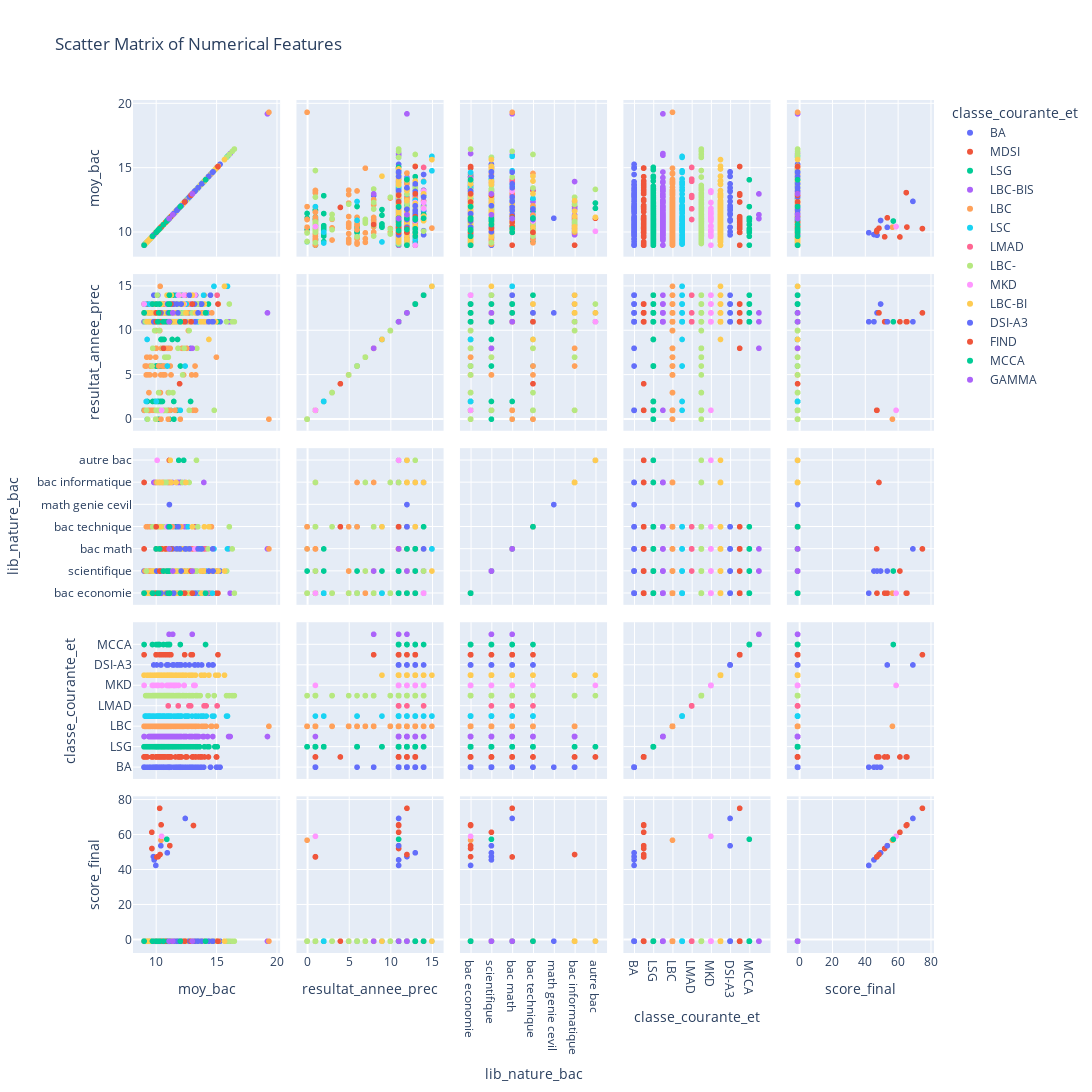

Notebook code cell kept with this figure:
### Code cell
fig = px.scatter_matrix(
    df_copy,
    dimensions=['moy_bac','resultat_annee_prec','lib_nature_bac','classe_courante_et','score_final'],
    color='classe_courante_et',
    title='Scatter Matrix of Numerical Features',
    width=1200,
    height=1200
)


fig.show()

### Figure 1 — Plotly figure (JSON) as saved in the notebook; plotly's stock layout.template omitted (floating-point values rounded to 4 significant figures; data arrays with more than 128 entries replaced by an {"elided": "..."} marker saying what was removed)
{"data": [{"dimensions": [{"axis": {"matches": true}, "label": "moy_bac", "values": {"elided": "210 float values"}}, {"axis": {"matches": true}, "label": "resultat_annee_prec", "values": {"elided": "210 int values"}}, {"axis": {"matches": true}, "label": "lib_nature_bac", "values": {"elided": "210 str values"}}, {"axis": {"matches": true}, "label": "classe_courante_et", "values": {"elided": "210 str values"}}, {"axis": {"matches": true}, "label": "score_final", "values": {"elided": "210 float values"}}], "hovertemplate": "classe_courante_et=BA<br>%{xaxis.title.text}=%{x}<br>%{yaxis.title.text}=%{y}<extra></extra>", "legendgroup": "BA", "marker": {"color": "#636efa", "symbol": "circle"}, "name": "BA", "showlegend": true, "type": "splom"}, {"dimensions": [{"axis": {"matches": true}, "label": "moy_bac", "values": {"elided": "136 float values"}}, {"axis": {"matches": true}, "label": "resultat_annee_prec", "values": {"elided": "136 int values"}}, {"axis": {"matches": true}, "label": "lib_nature_bac", "values": {"elided": "136 str values"}}, {"axis": {"matches": true}, "label": "classe_courante_et", "values": {"elided": "136 str values"}}, {"axis": {"matches": true}, "label": "score_final", "values": {"elided": "136 float values"}}], "hovertemplate": "classe_courante_et=MDSI<br>%{xaxis.title.text}=%{x}<br>%{yaxis.title.text}=%{y}<extra></extra>", "legendgroup": "MDSI", "marker": {"color": "#EF553B", "symbol": "circle"}, "name": "MDSI", "showlegend": true, "type": "splom"}, {"dimensions": [{"axis": {"matches": true}, "label": "moy_bac", "values": {"elided": "329 float values"}}, {"axis": {"matches": true}, "label": "resultat_annee_prec", "values": {"elided": "329 int values"}}, {"axis": {"matches": true}, "label": "lib_nature_bac", "values": {"elided": "329 str values"}}, {"axis": {"matches": true}, "label": "classe_courante_et", "values": {"elided": "329 str values"}}, {"axis": {"matches": true}, "label": "score_final", "values": {"elided": "329 int values"}}], "hovertemplate": "classe_courante_et=LSG<br>%{xaxis.title.text}=%{x}<br>%{yaxis.title.text}=%{y}<extra></extra>", "legendgroup": "LSG", "marker": {"color": "#00cc96", "symbol": "circle"}, "name": "LSG", "showlegend": true, "type": "splom"}, {"dimensions": [{"axis": {"matches": true}, "label": "moy_bac", "values": {"elided": "182 float values"}}, {"axis": {"matches": true}, "label": "resultat_annee_prec", "values": {"elided": "182 int values"}}, {"axis": {"matches": true}, "label": "lib_nature_bac", "values": {"elided": "182 str values"}}, {"axis": {"matches": true}, "label": "classe_courante_et", "values": {"elided": "182 str values"}}, {"axis": {"matches": true}, "label": "score_final", "values": {"elided": "182 int values"}}], "hovertemplate": "classe_courante_et=LBC-BIS<br>%{xaxis.title.text}=%{x}<br>%{yaxis.title.text}=%{y}<extra></extra>", "legendgroup": "LBC-BIS", "marker": {"color": "#ab63fa", "symbol": "circle"}, "name": "LBC-BIS", "showlegend": true, "type": "splom"}, {"dimensions": [{"axis": {"matches": true}, "label": "moy_bac", "values": {"elided": "302 float values"}}, {"axis": {"matches": true}, "label": "resultat_annee_prec", "values": {"elided": "302 int values"}}, {"axis": {"matches": true}, "label": "lib_nature_bac", "values": {"elided": "302 str values"}}, {"axis": {"matches": true}, "label": "classe_courante_et", "values": {"elided": "302 str values"}}, {"axis": {"matches": true}, "label": "score_final", "values": {"elided": "302 float values"}}], "hovertemplate": "classe_courante_et=LBC<br>%{xaxis.title.text}=%{x}<br>%{yaxis.title.text}=%{y}<extra></extra>", "legendgroup": "LBC", "marker": {"color": "#FFA15A", "symbol": "circle"}, "name": "LBC", "showlegend": true, "type": "splom"}, {"dimensions": [{"axis": {"matches": true}, "label": "moy_bac", "values": [11.83, 13.91, 13.31, 13.7, 10.16, 11.05, 9.09, 10.16, 10.86, 9.36, 11.01, 10.61, 9.25, 9.72, 10.66, 9.33, 15.83, 12.49, 11.14, 12.66, 12.01, 11.7, 12, 10.25, 11.79, 11.86, 10.28, 14.79, 10.27, 11.74, 9.84, 11.26, 10.01, 10.69, 14.66, 9.13, 11.02, 11.83, 10.52, 12.55, 9.16, 10.15, 9.52, 10.3, 10, 9.61, 11.46, 10.4, 9.44, 12.05, 11.57, 10.93, 13.75, 10.4, 10.84, 10.99, 10.12, 9.17, 10.08, 9.09, 10.32, 10.07, 12.97, 10.55, 10.17, 10.32, 10.15, 11.22, 15.91, 9.46, 9.09, 12.1, 13.93, 10.23, 13.49, 10.97, 10.69, 10.55, 9.41, 12.4, 10.2, 13.83, 9.75, 12.08, 12.4, 11.93, 11.12, 12.64, 14.15, 13.25, 10.3, 12.57]}, {"axis": {"matches": true}, "label": "resultat_annee_prec", "values": [11, 11, 11, 11, 13, 11, 11, 11, 11, 11, 11, 11, 9, 11, 11, 11, 11, 13, 11, 11, 11, 11, 1, 11, 14, 13, 12, 15, 11, 11, 11, 11, 2, 11, 11, 11, 13, 11, 12, 11, 11, 11, 11, 11, 11, 13, 11, 11, 11, 11, 11, 6, 11, 13, 11, 11, 12, 2, 11, 13, 11, 11, 12, 11, 11, 11, 13, 11, 15, 11, 11, 12, 14, 11, 11, 11, 12, 11, 13, 13, 11, 13, 11, 12, 6, 11, 11, 11, 12, 13, 11, 11]}, {"axis": {"matches": true}, "label": "lib_nature_bac", "values": ["bac technique", "bac economie", "scientifique", "bac math", "bac math", "bac economie", "bac economie", "bac economie", "bac math", "bac economie", "bac economie", "bac economie", "bac economie", "bac economie", "bac economie", "bac economie", "scientifique", "bac math", "scientifique", "bac economie", "bac economie", "bac economie", "bac economie", "bac economie", "scientifique", "bac economie", "bac technique", "bac math", "bac economie", "bac economie", "bac economie", "scientifique", "bac economie", "bac economie", "bac economie", "bac economie", "bac math", "scientifique", "scientifique", "scientifique", "bac economie", "bac economie", "bac economie", "bac economie", "bac economie", "bac economie", "scientifique", "scientifique", "bac economie", "scientifique", "bac economie", "bac economie", "bac economie", "bac technique", "bac economie", "scientifique", "bac economie", "bac economie", "bac economie", "bac economie", "bac economie", "scientifique", "bac economie", "bac economie", "bac technique", "scientifique", "scientifique", "bac economie", "bac math", "bac economie", "bac economie", "bac economie", "bac economie", "scientifique", "bac economie", "scientifique", "scientifique", "bac economie", "bac economie", "bac economie", "scientifique", "bac economie", "bac economie", "bac economie", "bac economie", "scientifique", "bac technique", "bac technique", "scientifique", "bac economie", "bac economie", "scientifique"]}, {"axis": {"matches": true}, "label": "classe_courante_et", "values": ["LSC", "LSC", "LSC", "LSC", "LSC", "LSC", "LSC", "LSC", "LSC", "LSC", "LSC", "LSC", "LSC", "LSC", "LSC", "LSC", "LSC", "LSC", "LSC", "LSC", "LSC", "LSC", "LSC", "LSC", "LSC", "LSC", "LSC", "LSC", "LSC", "LSC", "LSC", "LSC", "LSC", "LSC", "LSC", "LSC", "LSC", "LSC", "LSC", "LSC", "LSC", "LSC", "LSC", "LSC", "LSC", "LSC", "LSC", "LSC", "LSC", "LSC", "LSC", "LSC", "LSC", "LSC", "LSC", "LSC", "LSC", "LSC", "LSC", "LSC", "LSC", "LSC", "LSC", "LSC", "LSC", "LSC", "LSC", "LSC", "LSC", "LSC", "LSC", "LSC", "LSC", "LSC", "LSC", "LSC", "LSC", "LSC", "LSC", "LSC", "LSC", "LSC", "LSC", "LSC", "LSC", "LSC", "LSC", "LSC", "LSC", "LSC", "LSC", "LSC"]}, {"axis": {"matches": true}, "label": "score_final", "values": [-1, -1, -1, -1, -1, -1, -1, -1, -1, -1, -1, -1, -1, -1, -1, -1, -1, -1, -1, -1, -1, -1, -1, -1, -1, -1, -1, -1, -1, -1, -1, -1, -1, -1, -1, -1, -1, -1, -1, -1, -1, -1, -1, -1, -1, -1, -1, -1, -1, -1, -1, -1, -1, -1, -1, -1, -1, -1, -1, -1, -1, -1, -1, -1, -1, -1, -1, -1, -1, -1, -1, -1, -1, -1, -1, -1, -1, -1, -1, -1, -1, -1, -1, -1, -1, -1, -1, -1, -1, -1, -1, -1]}], "hovertemplate": "classe_courante_et=LSC<br>%{xaxis.title.text}=%{x}<br>%{yaxis.title.text}=%{y}<extra></extra>", "legendgroup": "LSC", "marker": {"color": "#19d3f3", "symbol": "circle"}, "name": "LSC", "showlegend": true, "type": "splom"}, {"dimensions": [{"axis": {"matches": true}, "label": "moy_bac", "values": [11.83, 15.05, 12.72, 12.86, 14.14, 13.97, 11]}, {"axis": {"matches": true}, "label": "resultat_annee_prec", "values": [12, 14, 11, 11, 11, 11, 11]}, {"axis": {"matches": true}, "label": "lib_nature_bac", "values": ["bac math", "scientifique", "bac math", "bac math", "bac math", "bac math", "bac technique"]}, {"axis": {"matches": true}, "label": "classe_courante_et", "values": ["LMAD", "LMAD", "LMAD", "LMAD", "LMAD", "LMAD", "LMAD"]}, {"axis": {"matches": true}, "label": "score_final", "values": [-1, -1, -1, -1, -1, -1, -1]}], "hovertemplate": "classe_courante_et=LMAD<br>%{xaxis.title.text}=%{x}<br>%{yaxis.title.text}=%{y}<extra></extra>", "legendgroup": "LMAD", "marker": {"color": "#FF6692", "symbol": "circle"}, "name": "LMAD", "showlegend": true, "type": "splom"}, {"dimensions": [{"axis": {"matches": true}, "label": "moy_bac", "values": [11.69, 10, 10.93, 10.41, 10, 15.83, 9.71, 10.12, 9.93, 10.17, 11.01, 10.72, 16.3, 11.06, 10.69, 9.89, 11.7, 11.04, 11.05, 10.92, 12.74, 11.86, 9.98, 10.55, 12.51, 10.38, 9.13, 10.6, 10.68, 11.03, 13.65, 14.81, 9.87, 11.19, 10.03, 13.29, 12.32, 11.97, 9.2, 12.73, 13.37, 10.61, 10.61, 13.29, 11.95, 9.2, 11.9, 10.54, 11.78, 11.21, 9.75, 16.06, 9.76, 10.86, 10.25, 11.76, 12.2, 13.34, 10.84, 10.25, 11.58, 12.47, 9.72, 11.87, 10.37, 9.41, 13.45, 11, 10.19, 11.01, 10.28, 12.19, 9.38, 11.1, 11.39, 9.75, 9.87, 11.12, 11.32, 11.28, 11.26, 10.09, 9.8, 11.07, 10.82, 11.95, 11.65, 13, 10.8, 10.09, 12.26, 10.14, 10.23, 10.92, 9.92, 9.29, 11.12, 14.3, 10.09, 11.81, 10.8, 10.93, 10.01, 9.95, 10.25, 10.2, 10.28, 10.03, 10.84, 12.88, 12.19, 9.65, 11.43, 11.86, 10.4, 11.43, 11.38, 10.43, 12.19, 16.48, 10.71, 10.2, 10.31, 13.05, 10.47, 10.35, 9.51]}, {"axis": {"matches": true}, "label": "resultat_annee_prec", "values": [12, 1, 11, 12, 11, 11, 8, 12, 12, 1, 12, 1, 11, 11, 1, 12, 11, 11, 11, 11, 1, 13, 11, 11, 11, 11, 11, 12, 1, 12, 11, 1, 12, 11, 11, 13, 8, 12, 12, 10, 8, 12, 1, 13, 14, 1, 11, 8, 11, 13, 12, 13, 12, 7, 10, 12, 11, 13, 12, 11, 12, 12, 11, 11, 11, 11, 13, 11, 11, 7, 11, 11, 12, 11, 3, 11, 10, 11, 11, 11, 11, 11, 11, 3, 11, 13, 11, 12, 1, 11, 12, 11, 11, 14, 11, 0, 13, 11, 14, 8, 1, 11, 1, 0, 13, 12, 11, 11, 11, 11, 11, 6, 11, 11, 12, 11, 11, 12, 5, 11, 7, 3, 1, 11, 11, 11, 11]}, {"axis": {"matches": true}, "label": "lib_nature_bac", "values": ["bac math", "bac technique", "bac economie", "bac economie", "bac economie", "scientifique", "bac technique", "bac informatique", "bac economie", "bac technique", "bac economie", "bac economie", "bac math", "scientifique", "bac economie", "bac economie", "scientifique", "bac economie", "bac math", "scientifique", "bac economie", "bac economie", "bac economie", "scientifique", "scientifique", "scientifique", "bac economie", "bac economie", "bac economie", "scientifique", "scientifique", "scientifique", "bac economie", "bac economie", "bac economie", "scientifique", "bac economie", "bac math", "scientifique", "bac informatique", "scientifique", "bac technique", "bac economie", "bac economie", "scientifique", "bac economie", "bac math", "bac economie", "bac math", "bac math", "bac economie", "bac technique", "bac economie", "bac informatique", "bac economie", "bac economie", "scientifique", "autre bac", "scientifique", "bac economie", "bac math", "bac economie", "scientifique", "scientifique", "bac economie", "bac economie", "bac technique", "bac math", "bac economie", "scientifique", "scientifique", "bac informatique", "bac economie", "scientifique", "bac economie", "bac economie", "bac economie", "bac math", "bac math", "bac math", "bac economie", "scientifique", "scientifique", "bac economie", "scientifique", "scientifique", "scientifique", "bac economie", "bac informatique", "bac technique", "bac economie", "scientifique", "bac economie", "bac math", "bac economie", "bac economie", "scientifique", "bac math", "bac math", "scientifique", "bac technique", "bac math", "bac economie", "bac economie", "bac math", "scientifique", "bac math", "bac economie", "scientifique", "scientifique", "bac economie", "bac economie", "bac economie", "bac economie", "bac informatique", "bac economie", "scientifique", "bac math", "bac economie", "bac economie", "bac informatique", "bac technique", "bac economie", "scientifique", "bac economie", "bac economie", "bac economie"]}, {"axis": {"matches": true}, "label": "classe_courante_et", "values": ["LBC-", "LBC-", "LBC-", "LBC-", "LBC-", "LBC-", "LBC-", "LBC-", "LBC-", "LBC-", "LBC-", "LBC-", "LBC-", "LBC-", "LBC-", "LBC-", "LBC-", "LBC-", "LBC-", "LBC-", "LBC-", "LBC-", "LBC-", "LBC-", "LBC-", "LBC-", "LBC-", "LBC-", "LBC-", "LBC-", "LBC-", "LBC-", "LBC-", "LBC-", "LBC-", "LBC-", "LBC-", "LBC-", "LBC-", "LBC-", "LBC-", "LBC-", "LBC-", "LBC-", "LBC-", "LBC-", "LBC-", "LBC-", "LBC-", "LBC-", "LBC-", "LBC-", "LBC-", "LBC-", "LBC-", "LBC-", "LBC-", "LBC-", "LBC-", "LBC-", "LBC-", "LBC-", "LBC-", "LBC-", "LBC-", "LBC-", "LBC-", "LBC-", "LBC-", "LBC-", "LBC-", "LBC-", "LBC-", "LBC-", "LBC-", "LBC-", "LBC-", "LBC-", "LBC-", "LBC-", "LBC-", "LBC-", "LBC-", "LBC-", "LBC-", "LBC-", "LBC-", "LBC-", "LBC-", "LBC-", "LBC-", "LBC-", "LBC-", "LBC-", "LBC-", "LBC-", "LBC-", "LBC-", "LBC-", "LBC-", "LBC-", "LBC-", "LBC-", "LBC-", "LBC-", "LBC-", "LBC-", "LBC-", "LBC-", "LBC-", "LBC-", "LBC-", "LBC-", "LBC-", "LBC-", "LBC-", "LBC-", "LBC-", "LBC-", "LBC-", "LBC-", "LBC-", "LBC-", "LBC-", "LBC-", "LBC-", "LBC-"]}, {"axis": {"matches": true}, "label": "score_final", "values": [-1, -1, -1, -1, -1, -1, -1, -1, -1, -1, -1, -1, -1, -1, -1, -1, -1, -1, -1, -1, -1, -1, -1, -1, -1, -1, -1, -1, -1, -1, -1, -1, -1, -1, -1, -1, -1, -1, -1, -1, -1, -1, -1, -1, -1, -1, -1, -1, -1, -1, -1, -1, -1, -1, -1, -1, -1, -1, -1, -1, -1, -1, -1, -1, -1, -1, -1, -1, -1, -1, -1, -1, -1, -1, -1, -1, -1, -1, -1, -1, -1, -1, -1, -1, -1, -1, -1, -1, -1, -1, -1, -1, -1, -1, -1, -1, -1, -1, -1, -1, -1, -1, -1, -1, -1, -1, -1, -1, -1, -1, -1, -1, -1, -1, -1, -1, -1, -1, -1, -1, -1, -1, -1, -1, -1, -1, -1]}], "hovertemplate": "classe_courante_et=LBC-<br>%{xaxis.title.text}=%{x}<br>%{yaxis.title.text}=%{y}<extra></extra>", "legendgroup": "LBC-", "marker": {"color": "#B6E880", "symbol": "circle"}, "name": "LBC-", "showlegend": true, "type": "splom"}, {"dimensions": [{"axis": {"matches": true}, "label": "moy_bac", "values": [11.09, 10.47, 11.46, 11.5, 11.86, 10.45, 11.1, 11.1, 10.17, 12.32, 11.1, 9, 11.66, 10.97, 13.11, 11.85, 9.72, 12.32, 11.1, 10.51, 11.4, 11.1, 11.5, 11.59, 11.1, 11, 13.22, 10.08, 11.1, 10.18, 11.25, 11.1, 9.79, 11, 13.21, 10, 10.88, 9.68, 11.44]}, {"axis": {"matches": true}, "label": "resultat_annee_prec", "values": [11, 13, 11, 13, 14, 1, 12, 11, 11, 13, 11, 13, 12, 11, 11, 14, 11, 14, 11, 11, 13, 11, 12, 11, 11, 11, 11, 11, 11, 11, 13, 12, 12, 11, 14, 11, 13, 13, 12]}, {"axis": {"matches": true}, "label": "lib_nature_bac", "values": ["bac economie", "scientifique", "scientifique", "bac math", "bac economie", "bac economie", "bac economie", "bac economie", "bac math", "bac economie", "bac economie", "bac economie", "bac economie", "bac math", "bac economie", "bac economie", "bac economie", "bac economie", "bac economie", "bac economie", "bac economie", "bac economie", "bac economie", "scientifique", "scientifique", "bac economie", "bac economie", "autre bac", "bac economie", "bac economie", "bac economie", "bac economie", "bac economie", "bac economie", "bac math", "bac economie", "bac technique", "bac economie", "bac economie"]}, {"axis": {"matches": true}, "label": "classe_courante_et", "values": ["MKD", "MKD", "MKD", "MKD", "MKD", "MKD", "MKD", "MKD", "MKD", "MKD", "MKD", "MKD", "MKD", "MKD", "MKD", "MKD", "MKD", "MKD", "MKD", "MKD", "MKD", "MKD", "MKD", "MKD", "MKD", "MKD", "MKD", "MKD", "MKD", "MKD", "MKD", "MKD", "MKD", "MKD", "MKD", "MKD", "MKD", "MKD", "MKD"]}, {"axis": {"matches": true}, "label": "score_final", "values": [-1, -1, -1, -1, -1, 59.05, -1, -1, -1, -1, -1, -1, -1, -1, -1, -1, -1, -1, -1, -1, -1, -1, -1, -1, -1, -1, -1, -1, -1, -1, -1, -1, -1, -1, -1, -1, -1, -1, -1]}], "hovertemplate": "classe_courante_et=MKD<br>%{xaxis.title.text}=%{x}<br>%{yaxis.title.text}=%{y}<extra></extra>", "legendgroup": "MKD", "marker": {"color": "#FF97FF", "symbol": "circle"}, "name": "MKD", "showlegend": true, "type": "splom"}, {"dimensions": [{"axis": {"matches": true}, "label": "moy_bac", "values": [10.48, 12.13, 10.69, 13.73, 10.05, 12.42, 12.24, 9.54, 13.99, 9.72, 10.11, 11.28, 10.65, 11.3, 13.25, 12.74, 10.21, 10.56, 9.52, 11.24, 11.05, 11.57, 10.68, 12.2, 11.95, 11.09, 11.16, 12.75, 15.66, 12.2, 10, 10.91, 10.26, 10.42, 10.96, 11.37, 10.27, 10.92, 13, 11.17, 10.43, 11.63, 12.06, 10.04, 9.42, 10.41, 10.82, 12.89, 11.65, 12.03, 10.21, 15.15, 11.92, 11.12, 12.89, 9.25, 12.45, 10.65, 13, 10.41, 14.93, 14.02, 10.17, 12.9, 10.97, 11, 11.23, 9.31, 11.16, 11.29, 12.86, 9.51, 10.73, 11.1, 9.98, 11.26, 10.59, 11.46, 9.85, 10.43, 11.85, 13.76, 10.1, 10.03, 10.21, 10.27, 11.04, 12.18, 12.17, 14.37, 9.64, 11.64, 10.83, 9.87, 11.82, 10.94, 11.13, 10.63, 10.44, 10.42, 14, 12.32, 10.14, 11.38, 9, 11.65, 12.24, 9, 10.38, 11.7, 12.46, 11.1, 10.9, 11.63, 10.32, 10.94]}, {"axis": {"matches": true}, "label": "resultat_annee_prec", "values": [13, 11, 12, 11, 11, 11, 11, 11, 13, 11, 12, 11, 11, 11, 12, 11, 11, 11, 12, 12, 11, 11, 11, 11, 11, 11, 11, 11, 15, 11, 13, 11, 12, 13, 11, 11, 11, 11, 14, 12, 12, 13, 11, 11, 12, 13, 11, 11, 12, 13, 11, 13, 11, 11, 11, 11, 11, 12, 11, 11, 11, 12, 12, 11, 11, 11, 11, 11, 11, 11, 11, 11, 11, 11, 13, 14, 11, 13, 12, 11, 11, 11, 11, 11, 11, 11, 11, 11, 11, 9, 11, 12, 12, 11, 11, 12, 11, 11, 11, 11, 11, 11, 11, 11, 12, 12, 13, 12, 12, 11, 12, 13, 14, 11, 11, 11]}, {"axis": {"matches": true}, "label": "lib_nature_bac", "values": ["bac economie", "bac economie", "bac economie", "scientifique", "bac economie", "bac economie", "bac economie", "bac economie", "bac technique", "bac economie", "scientifique", "scientifique", "bac math", "scientifique", "bac economie", "scientifique", "bac math", "bac economie", "bac economie", "bac economie", "bac math", "scientifique", "bac economie", "bac economie", "bac economie", "bac math", "bac economie", "bac math", "scientifique", "scientifique", "scientifique", "bac math", "bac economie", "bac informatique", "bac math", "scientifique", "bac economie", "bac math", "bac technique", "autre bac", "bac informatique", "scientifique", "scientifique", "bac math", "bac economie", "bac math", "scientifique", "scientifique", "bac economie", "bac economie", "scientifique", "scientifique", "bac economie", "bac math", "scientifique", "bac economie", "scientifique", "scientifique", "bac economie", "scientifique", "scientifique", "bac economie", "bac informatique", "bac economie", "bac economie", "bac math", "bac math", "bac economie", "bac math", "bac math", "scientifique", "bac economie", "bac math", "scientifique", "bac economie", "bac informatique", "bac economie", "scientifique", "bac economie", "bac economie", "bac math", "bac economie", "bac economie", "bac economie", "scientifique", "scientifique", "bac economie", "bac math", "scientifique", "bac technique", "scientifique", "bac economie", "bac economie", "scientifique", "bac math", "bac economie", "bac math", "scientifique", "bac math", "bac math", "scientifique", "bac math", "scientifique", "bac economie", "bac economie", "bac informatique", "scientifique", "bac economie", "bac technique", "bac economie", "bac informatique", "scientifique", "bac math", "bac math", "bac math", "scientifique"]}, {"axis": {"matches": true}, "label": "classe_courante_et", "values": ["LBC-BI", "LBC-BI", "LBC-BI", "LBC-BI", "LBC-BI", "LBC-BI", "LBC-BI", "LBC-BI", "LBC-BI", "LBC-BI", "LBC-BI", "LBC-BI", "LBC-BI", "LBC-BI", "LBC-BI", "LBC-BI", "LBC-BI", "LBC-BI", "LBC-BI", "LBC-BI", "LBC-BI", "LBC-BI", "LBC-BI", "LBC-BI", "LBC-BI", "LBC-BI", "LBC-BI", "LBC-BI", "LBC-BI", "LBC-BI", "LBC-BI", "LBC-BI", "LBC-BI", "LBC-BI", "LBC-BI", "LBC-BI", "LBC-BI", "LBC-BI", "LBC-BI", "LBC-BI", "LBC-BI", "LBC-BI", "LBC-BI", "LBC-BI", "LBC-BI", "LBC-BI", "LBC-BI", "LBC-BI", "LBC-BI", "LBC-BI", "LBC-BI", "LBC-BI", "LBC-BI", "LBC-BI", "LBC-BI", "LBC-BI", "LBC-BI", "LBC-BI", "LBC-BI", "LBC-BI", "LBC-BI", "LBC-BI", "LBC-BI", "LBC-BI", "LBC-BI", "LBC-BI", "LBC-BI", "LBC-BI", "LBC-BI", "LBC-BI", "LBC-BI", "LBC-BI", "LBC-BI", "LBC-BI", "LBC-BI", "LBC-BI", "LBC-BI", "LBC-BI", "LBC-BI", "LBC-BI", "LBC-BI", "LBC-BI", "LBC-BI", "LBC-BI", "LBC-BI", "LBC-BI", "LBC-BI", "LBC-BI", "LBC-BI", "LBC-BI", "LBC-BI", "LBC-BI", "LBC-BI", "LBC-BI", "LBC-BI", "LBC-BI", "LBC-BI", "LBC-BI", "LBC-BI", "LBC-BI", "LBC-BI", "LBC-BI", "LBC-BI", "LBC-BI", "LBC-BI", "LBC-BI", "LBC-BI", "LBC-BI", "LBC-BI", "LBC-BI", "LBC-BI", "LBC-BI", "LBC-BI", "LBC-BI", "LBC-BI", "LBC-BI"]}, {"axis": {"matches": true}, "label": "score_final", "values": [-1, -1, -1, -1, -1, -1, -1, -1, -1, -1, -1, -1, -1, -1, -1, -1, -1, -1, -1, -1, -1, -1, -1, -1, -1, -1, -1, -1, -1, -1, -1, -1, -1, -1, -1, -1, -1, -1, -1, -1, -1, -1, -1, -1, -1, -1, -1, -1, -1, -1, -1, -1, -1, -1, -1, -1, -1, -1, -1, -1, -1, -1, -1, -1, -1, -1, -1, -1, -1, -1, -1, -1, -1, -1, -1, -1, -1, -1, -1, -1, -1, -1, -1, -1, -1, -1, -1, -1, -1, -1, -1, -1, -1, -1, -1, -1, -1, -1, -1, -1, -1, -1, -1, -1, -1, -1, -1, -1, -1, -1, -1, -1, -1, -1, -1, -1]}], "hovertemplate": "classe_courante_et=LBC-BI<br>%{xaxis.title.text}=%{x}<br>%{yaxis.title.text}=%{y}<extra></extra>", "legendgroup": "LBC-BI", "marker": {"color": "#FECB52", "symbol": "circle"}, "name": "LBC-BI", "showlegend": true, "type": "splom"}, {"dimensions": [{"axis": {"matches": true}, "label": "moy_bac", "values": [11.8, 13.77, 14.35, 10.04, 12.07, 10.95, 10.88, 11.71, 13.23, 11.46, 12.75, 12.41, 14.71, 10.9, 9.8, 10.39, 14.68, 11, 11.95, 13.47, 10.4, 11.43, 11.37, 13.18]}, {"axis": {"matches": true}, "label": "resultat_annee_prec", "values": [12, 13, 11, 11, 13, 13, 11, 13, 11, 13, 14, 11, 11, 11, 11, 11, 11, 12, 11, 12, 12, 13, 13, 13]}, {"axis": {"matches": true}, "label": "lib_nature_bac", "values": ["bac technique", "bac math", "scientifique", "scientifique", "scientifique", "bac economie", "bac economie", "bac math", "bac economie", "bac economie", "bac math", "bac math", "scientifique", "scientifique", "bac economie", "scientifique", "bac math", "bac technique", "bac math", "bac math", "bac economie", "bac economie", "bac math", "bac economie"]}, {"axis": {"matches": true}, "label": "classe_courante_et", "values": ["DSI-A3", "DSI-A3", "DSI-A3", "DSI-A3", "DSI-A3", "DSI-A3", "DSI-A3", "DSI-A3", "DSI-A3", "DSI-A3", "DSI-A3", "DSI-A3", "DSI-A3", "DSI-A3", "DSI-A3", "DSI-A3", "DSI-A3", "DSI-A3", "DSI-A3", "DSI-A3", "DSI-A3", "DSI-A3", "DSI-A3", "DSI-A3"]}, {"axis": {"matches": true}, "label": "score_final", "values": [-1, -1, -1, -1, -1, -1, -1, -1, -1, -1, -1, 69.29, -1, -1, -1, 53.65, -1, -1, -1, -1, -1, -1, -1, -1]}], "hovertemplate": "classe_courante_et=DSI-A3<br>%{xaxis.title.text}=%{x}<br>%{yaxis.title.text}=%{y}<extra></extra>", "legendgroup": "DSI-A3", "marker": {"color": "#636efa", "symbol": "circle"}, "name": "DSI-A3", "showlegend": true, "type": "splom"}, {"dimensions": [{"axis": {"matches": true}, "label": "moy_bac", "values": [10.45, 10.98, 10.29, 11.1, 10.6, 11.1, 9, 10, 10.37, 10, 13, 11.1, 10.3, 10, 11.22, 11.1, 11.1, 10.79, 11.1, 12.89, 12.36, 10, 10, 10, 10.8, 15.12]}, {"axis": {"matches": true}, "label": "resultat_annee_prec", "values": [11, 11, 12, 11, 8, 11, 12, 12, 11, 13, 13, 11, 11, 11, 13, 11, 13, 11, 11, 11, 11, 11, 11, 11, 11, 13]}, {"axis": {"matches": true}, "label": "lib_nature_bac", "values": ["bac math", "bac economie", "bac math", "bac economie", "scientifique", "bac economie", "bac economie", "bac economie", "bac math", "bac economie", "bac economie", "bac economie", "scientifique", "bac economie", "bac math", "bac math", "bac math", "bac math", "bac economie", "scientifique", "bac economie", "bac technique", "bac economie", "bac math", "bac math", "bac economie"]}, {"axis": {"matches": true}, "label": "classe_courante_et", "values": ["FIND", "FIND", "FIND", "FIND", "FIND", "FIND", "FIND", "FIND", "FIND", "FIND", "FIND", "FIND", "FIND", "FIND", "FIND", "FIND", "FIND", "FIND", "FIND", "FIND", "FIND", "FIND", "FIND", "FIND", "FIND", "FIND"]}, {"axis": {"matches": true}, "label": "score_final", "values": [-1, -1, 75.08, -1, -1, -1, -1, -1, -1, -1, -1, -1, -1, -1, -1, -1, -1, -1, -1, -1, -1, -1, -1, -1, -1, -1]}], "hovertemplate": "classe_courante_et=FIND<br>%{xaxis.title.text}=%{x}<br>%{yaxis.title.text}=%{y}<extra></extra>", "legendgroup": "FIND", "marker": {"color": "#EF553B", "symbol": "circle"}, "name": "FIND", "showlegend": true, "type": "splom"}, {"dimensions": [{"axis": {"matches": true}, "label": "moy_bac", "values": [14.09, 11.1, 11.1, 11, 10.88, 11.1, 10.22, 11.1, 11.1, 12, 10.14, 10, 11.1, 11.1, 11.1, 9, 10.28, 10.6, 9.69, 11, 11.1]}, {"axis": {"matches": true}, "label": "resultat_annee_prec", "values": [12, 12, 11, 13, 11, 14, 12, 11, 13, 11, 11, 13, 11, 11, 11, 12, 13, 11, 13, 11, 13]}, {"axis": {"matches": true}, "label": "lib_nature_bac", "values": ["bac economie", "bac math", "bac economie", "scientifique", "scientifique", "bac technique", "bac economie", "bac economie", "bac economie", "bac economie", "bac economie", "bac math", "scientifique", "bac economie", "bac economie", "bac economie", "bac math", "scientifique", "bac economie", "bac economie", "bac math"]}, {"axis": {"matches": true}, "label": "classe_courante_et", "values": ["MCCA", "MCCA", "MCCA", "MCCA", "MCCA", "MCCA", "MCCA", "MCCA", "MCCA", "MCCA", "MCCA", "MCCA", "MCCA", "MCCA", "MCCA", "MCCA", "MCCA", "MCCA", "MCCA", "MCCA", "MCCA"]}, {"axis": {"matches": true}, "label": "score_final", "values": [-1, -1, -1, -1, 57.34, -1, -1, -1, -1, -1, -1, -1, -1, -1, -1, -1, -1, -1, -1, -1, -1]}], "hovertemplate": "classe_courante_et=MCCA<br>%{xaxis.title.text}=%{x}<br>%{yaxis.title.text}=%{y}<extra></extra>", "legendgroup": "MCCA", "marker": {"color": "#00cc96", "symbol": "circle"}, "name": "MCCA", "showlegend": true, "type": "splom"}, {"dimensions": [{"axis": {"matches": true}, "label": "moy_bac", "values": [11.37, 12.99, 11.07]}, {"axis": {"matches": true}, "label": "resultat_annee_prec", "values": [12, 8, 11]}, {"axis": {"matches": true}, "label": "lib_nature_bac", "values": ["scientifique", "scientifique", "bac math"]}, {"axis": {"matches": true}, "label": "classe_courante_et", "values": ["GAMMA", "GAMMA", "GAMMA"]}, {"axis": {"matches": true}, "label": "score_final", "values": [-1, -1, -1]}], "hovertemplate": "classe_courante_et=GAMMA<br>%{xaxis.title.text}=%{x}<br>%{yaxis.title.text}=%{y}<extra></extra>", "legendgroup": "GAMMA", "marker": {"color": "#ab63fa", "symbol": "circle"}, "name": "GAMMA", "showlegend": true, "type": "splom"}], "layout": {"dragmode": "select", "height": 1200, "legend": {"title": {"text": "classe_courante_et"}, "tracegroupgap": 0}, "title": {"text": "Scatter Matrix of Numerical Features"}, "width": 1200}}
